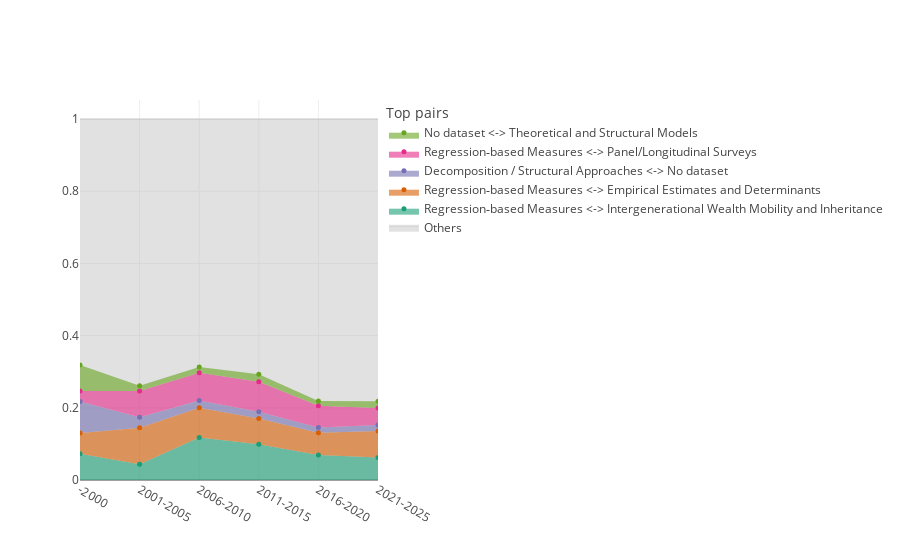

Notebook source saved alongside this figure:
### Code cell
import plotly.graph_objects as go

pairs_plt = pairs[pairs['weight_sum']>0].copy()
pairs_plt = pairs_plt.sort_values(['period', 'weight_sum'], ascending=[True, False])
for period in pairs_plt['period'].unique():
    total_weight = pairs_plt[pairs_plt['period']==period]['weight_sum'].sum()
    pairs_plt.loc[pairs_plt['period']==period, 'normalized_weight'] = pairs_plt.loc[pairs_plt['period']==period, 'weight_sum'] / total_weight


fig = go.Figure()


fig.add_traces(go.Scatter(
    name = "Others",
    x= ['-2000', '2001-2005', '2006-2010', '2011-2015', '2016-2020', '2021-2025'],
    y = [1, 1, 1, 1, 1, 1],
    mode = 'lines',
    fill = 'tonexty',
    text = "Others",
    showlegend=True,
    fillcolor='rgba(180,180,180,0.4)',  # semi-transparent grey
    line=dict(color='rgba(180,180,180,0.3)')
))



top10_names = pairs_plt.sort_values('normalized_weight', ascending=False).head(10)['names'].unique()
color_top10_pairs = {name: px.colors.qualitative.Dark2[i % len(px.colors.qualitative.Dark2)] for i, name in enumerate(top10_names)}

for name in top10_names:
# for name in pairs_plt['names'].unique():
    df_name = pairs_plt[pairs_plt['names']==name]
    fig.add_traces(go.Scatter(
        name = name,
        x=df_name["period"],
        y=df_name["normalized_weight"],
        mode='markers',
        stackgroup='one',
        fill='tonexty',
        text=df_name["names"],
        hovertemplate="Year=%{x}<br>Name=%{text}<br>normalized_weight=%{y}<extra></extra>",
        showlegend=True,
        fillcolor=rgb2rgba(color_top10_pairs[name], 0.6),
        line=dict(color=rgb2rgba(color_top10_pairs[name], 0.8), width=1),
        marker=dict(size=5, color=color_top10_pairs[name])
    ))
    fig.update_layout(legend_title_text='Top pairs', )




fig.update_layout(
    showlegend=True,
    template = "none",
    # plot_bgcolor='rgba(0,0,0,0)',
    # paper_bgcolor = 'rgba(0,0,0,0)',
)

fig.show()

### Figure 1 — Plotly figure (JSON) as saved in the notebook; plotly's stock layout.template omitted (floating-point values rounded to 4 significant figures)
{"data": [{"fill": "tonexty", "fillcolor": "rgba(180,180,180,0.4)", "line": {"color": "rgba(180,180,180,0.3)"}, "mode": "lines", "name": "Others", "showlegend": true, "text": "Others", "type": "scatter", "x": ["-2000", "2001-2005", "2006-2010", "2011-2015", "2016-2020", "2021-2025"], "y": [1, 1, 1, 1, 1, 1]}, {"fill": "tonexty", "fillcolor": "rgba(27,158,119,0.6)", "hovertemplate": "Year=%{x}<br>Name=%{text}<br>normalized_weight=%{y}<extra></extra>", "line": {"color": "rgba(27,158,119,0.8)", "width": 1}, "marker": {"color": "rgb(27,158,119)", "size": 5}, "mode": "markers", "name": "Regression‐based Measures <-> Intergenerational Wealth Mobility and Inheritance", "showlegend": true, "stackgroup": "one", "text": ["Regression‐based Measures <-> Intergenerational Wealth Mobility and Inheritance", "Regression‐based Measures <-> Intergenerational Wealth Mobility and Inheritance", "Regression‐based Measures <-> Intergenerational Wealth Mobility and Inheritance", "Regression‐based Measures <-> Intergenerational Wealth Mobility and Inheritance", "Regression‐based Measures <-> Intergenerational Wealth Mobility and Inheritance", "Regression‐based Measures <-> Intergenerational Wealth Mobility and Inheritance"], "type": "scatter", "x": ["-2000", "2001-2005", "2006-2010", "2011-2015", "2016-2020", "2021-2025"], "y": [0.07246, 0.04348, 0.1179, 0.09929, 0.06922, 0.06227]}, {"fill": "tonexty", "fillcolor": "rgba(217,95,2,0.6)", "hovertemplate": "Year=%{x}<br>Name=%{text}<br>normalized_weight=%{y}<extra></extra>", "line": {"color": "rgba(217,95,2,0.8)", "width": 1}, "marker": {"color": "rgb(217,95,2)", "size": 5}, "mode": "markers", "name": "Regression‐based Measures <-> Empirical Estimates and Determinants", "showlegend": true, "stackgroup": "one", "text": ["Regression‐based Measures <-> Empirical Estimates and Determinants", "Regression‐based Measures <-> Empirical Estimates and Determinants", "Regression‐based Measures <-> Empirical Estimates and Determinants", "Regression‐based Measures <-> Empirical Estimates and Determinants", "Regression‐based Measures <-> Empirical Estimates and Determinants", "Regression‐based Measures <-> Empirical Estimates and Determinants"], "type": "scatter", "x": ["-2000", "2001-2005", "2006-2010", "2011-2015", "2016-2020", "2021-2025"], "y": [0.05797, 0.1014, 0.08205, 0.07092, 0.06193, 0.07326]}, {"fill": "tonexty", "fillcolor": "rgba(117,112,179,0.6)", "hovertemplate": "Year=%{x}<br>Name=%{text}<br>normalized_weight=%{y}<extra></extra>", "line": {"color": "rgba(117,112,179,0.8)", "width": 1}, "marker": {"color": "rgb(117,112,179)", "size": 5}, "mode": "markers", "name": "Decomposition / Structural Approaches <-> No dataset", "showlegend": true, "stackgroup": "one", "text": ["Decomposition / Structural Approaches <-> No dataset", "Decomposition / Structural Approaches <-> No dataset", "Decomposition / Structural Approaches <-> No dataset", "Decomposition / Structural Approaches <-> No dataset", "Decomposition / Structural Approaches <-> No dataset", "Decomposition / Structural Approaches <-> No dataset"], "type": "scatter", "x": ["-2000", "2001-2005", "2006-2010", "2011-2015", "2016-2020", "2021-2025"], "y": [0.08696, 0.02899, 0.02051, 0.01891, 0.01457, 0.01648]}, {"fill": "tonexty", "fillcolor": "rgba(231,41,138,0.6)", "hovertemplate": "Year=%{x}<br>Name=%{text}<br>normalized_weight=%{y}<extra></extra>", "line": {"color": "rgba(231,41,138,0.8)", "width": 1}, "marker": {"color": "rgb(231,41,138)", "size": 5}, "mode": "markers", "name": "Regression‐based Measures <-> Panel/Longitudinal Surveys", "showlegend": true, "stackgroup": "one", "text": ["Regression‐based Measures <-> Panel/Longitudinal Surveys", "Regression‐based Measures <-> Panel/Longitudinal Surveys", "Regression‐based Measures <-> Panel/Longitudinal Surveys", "Regression‐based Measures <-> Panel/Longitudinal Surveys", "Regression‐based Measures <-> Panel/Longitudinal Surveys", "Regression‐based Measures <-> Panel/Longitudinal Surveys"], "type": "scatter", "x": ["-2000", "2001-2005", "2006-2010", "2011-2015", "2016-2020", "2021-2025"], "y": [0.02899, 0.07246, 0.07692, 0.08274, 0.06011, 0.04762]}, {"fill": "tonexty", "fillcolor": "rgba(102,166,30,0.6)", "hovertemplate": "Year=%{x}<br>Name=%{text}<br>normalized_weight=%{y}<extra></extra>", "line": {"color": "rgba(102,166,30,0.8)", "width": 1}, "marker": {"color": "rgb(102,166,30)", "size": 5}, "mode": "markers", "name": "No dataset <-> Theoretical and Structural Models", "showlegend": true, "stackgroup": "one", "text": ["No dataset <-> Theoretical and Structural Models", "No dataset <-> Theoretical and Structural Models", "No dataset <-> Theoretical and Structural Models", "No dataset <-> Theoretical and Structural Models", "No dataset <-> Theoretical and Structural Models", "No dataset <-> Theoretical and Structural Models"], "type": "scatter", "x": ["-2000", "2001-2005", "2006-2010", "2011-2015", "2016-2020", "2021-2025"], "y": [0.07246, 0.01449, 0.01538, 0.02128, 0.01275, 0.01832]}], "layout": {"legend": {"title": {"text": "Top pairs"}}, "showlegend": true}}
